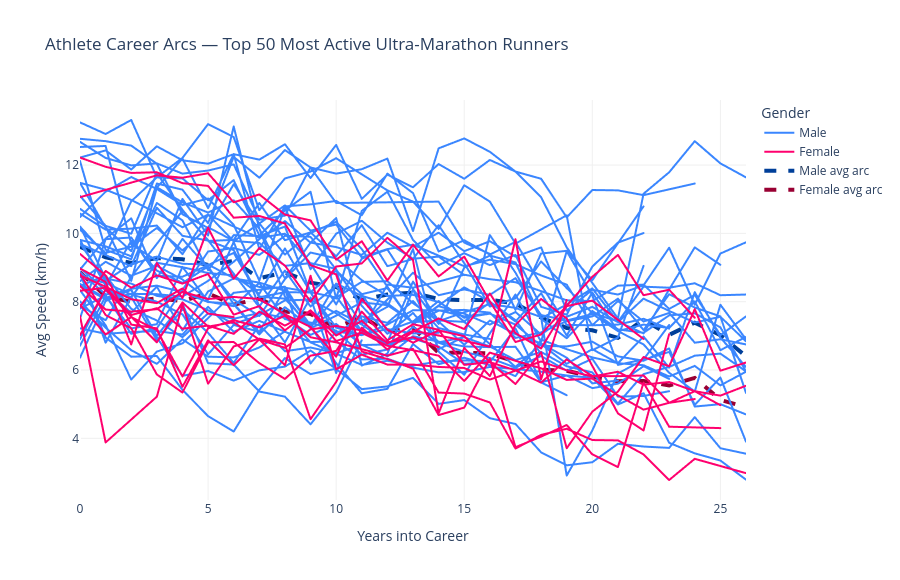

Write notebook code for a chart like this one.
### Markdown cell above
## Viz 6 — Athlete Career Arc

### Code cell
athlete_counts = (
    df_clean.groupby('athlete_id')
    .agg(
        race_count=('year', 'count'),
        career_span=('year', lambda x: x.max() - x.min()),
        gender=('athlete_gender', 'first')
    ).reset_index()
)
active = athlete_counts[
    (athlete_counts['career_span'] >= 5) &
    (athlete_counts['race_count'] >= 10)
].nlargest(50, 'race_count')
print('Top athletes selected:', len(active))

top_ids = active['athlete_id'].tolist()
df_careers = df_clean[df_clean['athlete_id'].isin(top_ids)].copy()
career_yearly = (
    df_careers.groupby(['athlete_id', 'year'])
    .agg(
        avg_speed=('athlete_avg_speed', 'mean'),
        races=('athlete_avg_speed', 'count'),
        age=('athlete_age', 'mean'),
        gender=('athlete_gender', 'first')
    ).reset_index()
)
career_yearly['avg_speed'] = career_yearly['avg_speed'].round(2)
career_yearly['Gender'] = career_yearly['gender'].map({'M': 'Male', 'F': 'Female'})
career_yearly['first_year'] = career_yearly.groupby('athlete_id')['year'].transform('min')
career_yearly['career_year'] = career_yearly['year'] - career_yearly['first_year']

fig6 = px.line(
    career_yearly,
    x='career_year', y='avg_speed',
    color='Gender', line_group='athlete_id',
    color_discrete_map={'Male': '#3A86FF', 'Female': '#FF006E'},
    hover_data={'avg_speed': ':.2f', 'age': ':.0f', 'races': True, 'athlete_id': False},
    labels={
        'career_year': 'Years into Career',
        'avg_speed': 'Avg Speed (km/h)',
        'age': 'Age', 'races': 'Races that year'
    },
    title='Athlete Career Arcs — Top 50 Most Active Ultra-Marathon Runners'
)
mean_arc = career_yearly.groupby(['career_year','Gender']).agg(mean_speed=('avg_speed','mean')).reset_index()
for gender, color in [('Male','#003f99'),('Female','#990033')]:
    arc = mean_arc[mean_arc['Gender']==gender].sort_values('career_year')
    fig6.add_trace(go.Scatter(
        x=arc['career_year'], y=arc['mean_speed'],
        mode='lines', name=f'{gender} avg arc',
        line=dict(color=color, width=4, dash='dash')
    ))
fig6.update_layout(
    height=580, plot_bgcolor='white', paper_bgcolor='white',
    title_font_size=17,
    xaxis=dict(title='Years into Career', showgrid=True, gridcolor='#f0f0f0'),
    yaxis=dict(title='Avg Speed (km/h)', showgrid=True, gridcolor='#f0f0f0')
)
fig6.show()
fig6.write_image('../Viz/viz6_athlete_career_arc.png')
print('Saved viz6 PNG')
